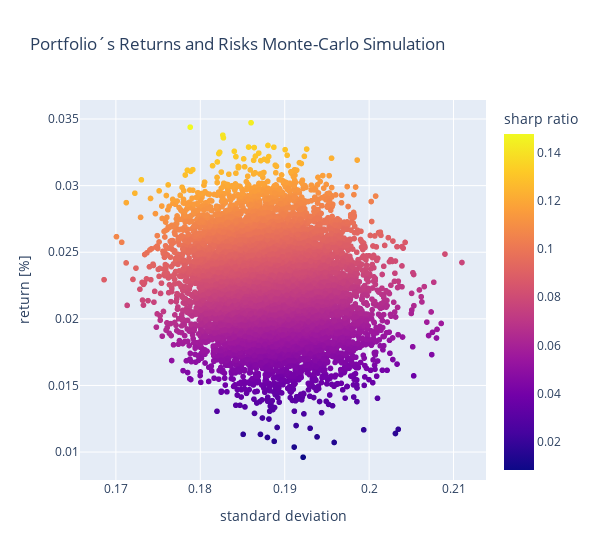

Here is the notebook cell this chart was saved with:
### Code cell
# plot returns vs risk
fig = px.scatter(x=df_simulation['portfolio standard dev'], 
                 y=df_simulation['portfolio return']*100,
                 color=df_simulation['portfolio sharp ratio']*100,
                 labels={'y': 'return [%]', 'x': 'standard deviation', 'color': 'sharp ratio'},
                 width=600, 
                 title='Portfolio´s Returns and Risks Monte-Carlo Simulation')
fig.show()

### Figure 1 — Plotly figure (JSON) as saved in the notebook; plotly's stock layout.template omitted (floating-point values rounded to 4 significant figures; data arrays with more than 128 entries replaced by an {"elided": "..."} marker saying what was removed)
{"data": [{"hovertemplate": "standard deviation=%{x}<br>return [%]=%{y}<br>sharp ratio=%{marker.color}<extra></extra>", "legendgroup": "", "marker": {"color": {"elided": "10000 float values"}, "coloraxis": "coloraxis", "symbol": "circle"}, "mode": "markers", "name": "", "showlegend": false, "type": "scattergl", "x": {"elided": "10000 float values"}, "xaxis": "x", "y": {"elided": "10000 float values"}, "yaxis": "y"}], "layout": {"coloraxis": {"colorbar": {"title": {"text": "sharp ratio"}}, "colorscale": [[0, "#0d0887"], [0.1111, "#46039f"], [0.2222, "#7201a8"], [0.3333, "#9c179e"], [0.4444, "#bd3786"], [0.5556, "#d8576b"], [0.6667, "#ed7953"], [0.7778, "#fb9f3a"], [0.8889, "#fdca26"], [1, "#f0f921"]]}, "legend": {"tracegroupgap": 0}, "title": {"text": "Portfolio´s Returns and Risks Monte-Carlo Simulation"}, "width": 600, "xaxis": {"anchor": "y", "domain": [0, 1], "title": {"text": "standard deviation"}}, "yaxis": {"anchor": "x", "domain": [0, 1], "title": {"text": "return [%]"}}}}
